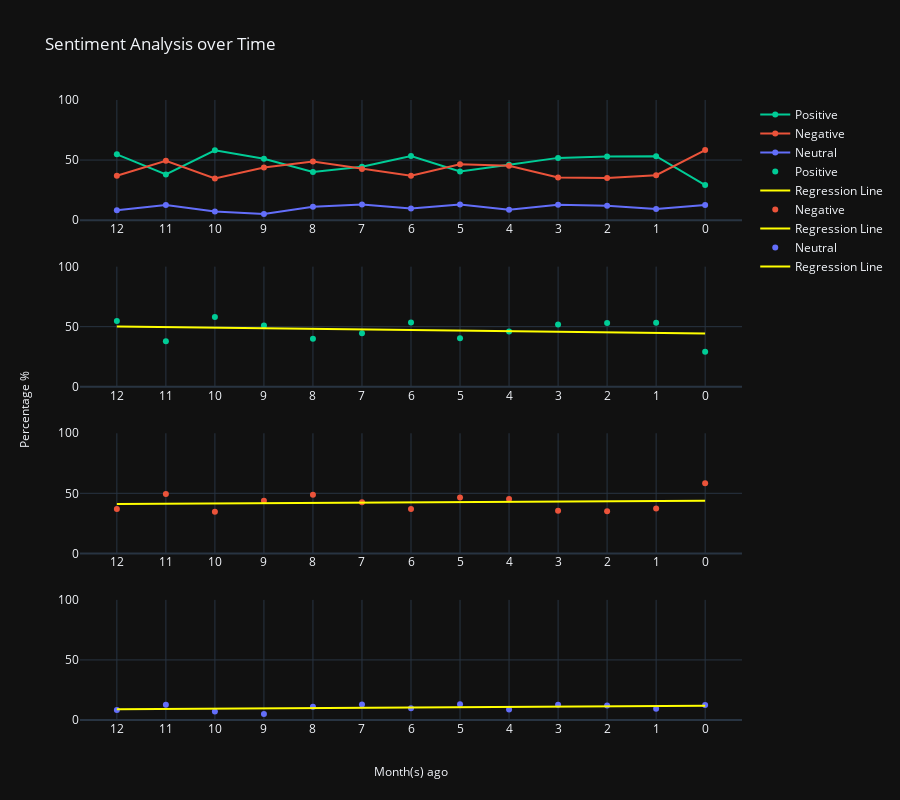

Notebook code cell kept with this figure:
### Markdown cell above
# Graph

### Code cell
import plotly.subplots as sp
import plotly.graph_objects as go

# Create subplots with 4 rows and 1 column
fig = sp.make_subplots(rows=4, cols=1)

# Add all figures
for trace in fig1.data:
    fig.add_trace(trace, row=1, col=1)
for trace in fig2.data:
    fig.add_trace(trace, row=2, col=1)
for trace in fig3.data:
    fig.add_trace(trace, row=3, col=1)
for trace in fig4.data:
    fig.add_trace(trace, row=4, col=1)

fig.update_yaxes(range=[0, 100])
fig.update_layout(title_text="Sentiment Analysis over Time", height=800)

fig.add_annotation(text="Month(s) ago", xref="paper", yref="paper", x=0.5, y=-0.1, showarrow=False)
fig.add_annotation(text="Percentage %", textangle=-90, xref="paper", yref="paper", x=-0.1, y=0.5, showarrow=False)

# Show the combined subplots
fig.show()

### Figure 1 — Plotly figure (JSON) as saved in the notebook; plotly's stock layout.template omitted (floating-point values rounded to 4 significant figures)
{"data": [{"hovertemplate": "%{text}<extra></extra>", "line": {"color": "#00cc96"}, "name": "Positive", "text": ["54.79%", "37.97%", "58.16%", "51.02%", "40.00%", "44.44%", "53.40%", "40.48%", "46.09%", "51.82%", "53.00%", "53.24%", "29.17%"], "x": ["12", "11", "10", "9", "8", "7", "6", "5", "4", "3", "2", "1", "0"], "y": [54.79, 37.97, 58.16, 51.02, 40.0, 44.44, 53.4, 40.48, 46.09, 51.82, 53.0, 53.24, 29.17], "type": "scatter", "xaxis": "x", "yaxis": "y"}, {"hovertemplate": "%{text}<extra></extra>", "line": {"color": "#eb533a"}, "name": "Negative", "text": ["36.97%", "49.37%", "34.69%", "43.88%", "48.89%", "42.59%", "36.89%", "46.43%", "45.22%", "35.45%", "35.00%", "37.41%", "58.33%"], "x": ["12", "11", "10", "9", "8", "7", "6", "5", "4", "3", "2", "1", "0"], "y": [36.97, 49.37, 34.69, 43.88, 48.89, 42.59, 36.89, 46.43, 45.22, 35.45, 35.0, 37.41, 58.33], "type": "scatter", "xaxis": "x", "yaxis": "y"}, {"hovertemplate": "%{text}<extra></extra>", "line": {"color": "#636efa"}, "name": "Neutral", "text": ["8.25%", "12.66%", "7.14%", "5.10%", "11.11%", "12.96%", "9.71%", "13.10%", "8.70%", "12.73%", "12.00%", "9.35%", "12.50%"], "x": ["12", "11", "10", "9", "8", "7", "6", "5", "4", "3", "2", "1", "0"], "y": [8.247, 12.66, 7.143, 5.102, 11.11, 12.96, 9.709, 13.1, 8.696, 12.73, 12.0, 9.353, 12.5], "type": "scatter", "xaxis": "x", "yaxis": "y"}, {"hovertemplate": "%{text}<extra></extra>", "marker": {"color": "#00cc96"}, "mode": "markers", "name": "Positive", "text": ["Y: 54.79%<br>Percent Change with previous month: 0%<br>Absolute Change with previous month: 0%", "Y: 37.97%<br>Percent Change with previous month: -30.69%<br>Absolute Change with previous month: -16.81%", "Y: 58.16%<br>Percent Change with previous month: +53.16%<br>Absolute Change with previous month: +20.19%", "Y: 51.02%<br>Percent Change with previous month: -12.28%<br>Absolute Change with previous month: -7.14%", "Y: 40.00%<br>Percent Change with previous month: -21.60%<br>Absolute Change with previous month: -11.02%", "Y: 44.44%<br>Percent Change with previous month: +11.11%<br>Absolute Change with previous month: +4.44%", "Y: 53.40%<br>Percent Change with previous month: +20.15%<br>Absolute Change with previous month: +8.95%", "Y: 40.48%<br>Percent Change with previous month: -24.20%<br>Absolute Change with previous month: -12.92%", "Y: 46.09%<br>Percent Change with previous month: +13.86%<br>Absolute Change with previous month: +5.61%", "Y: 51.82%<br>Percent Change with previous month: +12.44%<br>Absolute Change with previous month: +5.73%", "Y: 53.00%<br>Percent Change with previous month: +2.28%<br>Absolute Change with previous month: +1.18%", "Y: 53.24%<br>Percent Change with previous month: +0.45%<br>Absolute Change with previous month: +0.24%", "Y: 29.17%<br>Percent Change with previous month: -45.21%<br>Absolute Change with previous month: -24.07%"], "x": ["12", "11", "10", "9", "8", "7", "6", "5", "4", "3", "2", "1", "0"], "y": [54.79, 37.97, 58.16, 51.02, 40.0, 44.44, 53.4, 40.48, 46.09, 51.82, 53.0, 53.24, 29.17], "type": "scatter", "xaxis": "x2", "yaxis": "y2"}, {"hovertemplate": "%{text}<extra></extra>", "line": {"color": "yellow"}, "mode": "lines", "name": "Regression Line", "text": ["Percentage Change over the whole period: -5.77%", "Percentage Change over the whole period: -5.77%", "Percentage Change over the whole period: -5.77%", "Percentage Change over the whole period: -5.77%", "Percentage Change over the whole period: -5.77%", "Percentage Change over the whole period: -5.77%", "Percentage Change over the whole period: -5.77%", "Percentage Change over the whole period: -5.77%", "Percentage Change over the whole period: -5.77%", "Percentage Change over the whole period: -5.77%", "Percentage Change over the whole period: -5.77%", "Percentage Change over the whole period: -5.77%", "Percentage Change over the whole period: -5.77%"], "x": ["12", "11", "10", "9", "8", "7", "6", "5", "4", "3", "2", "1", "0"], "y": [50.08, 49.6, 49.12, 48.64, 48.16, 47.68, 47.2, 46.72, 46.24, 45.76, 45.28, 44.8, 44.31], "type": "scatter", "xaxis": "x2", "yaxis": "y2"}, {"hovertemplate": "%{text}<extra></extra>", "marker": {"color": "#eb533a"}, "mode": "markers", "name": "Negative", "text": ["Y: 36.97%<br>Percent Change with previous month: 0%<br>Absolute Change with previous month: 0%", "Y: 49.37%<br>Percent Change with previous month: +33.55%<br>Absolute Change with previous month: +12.40%", "Y: 34.69%<br>Percent Change with previous month: -29.72%<br>Absolute Change with previous month: -14.67%", "Y: 43.88%<br>Percent Change with previous month: +26.47%<br>Absolute Change with previous month: +9.18%", "Y: 48.89%<br>Percent Change with previous month: +11.42%<br>Absolute Change with previous month: +5.01%", "Y: 42.59%<br>Percent Change with previous month: -12.88%<br>Absolute Change with previous month: -6.30%", "Y: 36.89%<br>Percent Change with previous month: -13.38%<br>Absolute Change with previous month: -5.70%", "Y: 46.43%<br>Percent Change with previous month: +25.85%<br>Absolute Change with previous month: +9.54%", "Y: 45.22%<br>Percent Change with previous month: -2.61%<br>Absolute Change with previous month: -1.21%", "Y: 35.45%<br>Percent Change with previous month: -21.59%<br>Absolute Change with previous month: -9.76%", "Y: 35.00%<br>Percent Change with previous month: -1.28%<br>Absolute Change with previous month: -0.45%", "Y: 37.41%<br>Percent Change with previous month: +6.89%<br>Absolute Change with previous month: +2.41%", "Y: 58.33%<br>Percent Change with previous month: +55.93%<br>Absolute Change with previous month: +20.92%"], "x": ["12", "11", "10", "9", "8", "7", "6", "5", "4", "3", "2", "1", "0"], "y": [36.97, 49.37, 34.69, 43.88, 48.89, 42.59, 36.89, 46.43, 45.22, 35.45, 35.0, 37.41, 58.33], "type": "scatter", "xaxis": "x3", "yaxis": "y3"}, {"hovertemplate": "%{text}<extra></extra>", "line": {"color": "yellow"}, "mode": "lines", "name": "Regression Line", "text": ["Percentage Change over the whole period: +2.69%", "Percentage Change over the whole period: +2.69%", "Percentage Change over the whole period: +2.69%", "Percentage Change over the whole period: +2.69%", "Percentage Change over the whole period: +2.69%", "Percentage Change over the whole period: +2.69%", "Percentage Change over the whole period: +2.69%", "Percentage Change over the whole period: +2.69%", "Percentage Change over the whole period: +2.69%", "Percentage Change over the whole period: +2.69%", "Percentage Change over the whole period: +2.69%", "Percentage Change over the whole period: +2.69%", "Percentage Change over the whole period: +2.69%"], "x": ["12", "11", "10", "9", "8", "7", "6", "5", "4", "3", "2", "1", "0"], "y": [41.05, 41.27, 41.5, 41.72, 41.95, 42.17, 42.39, 42.62, 42.84, 43.07, 43.29, 43.52, 43.74], "type": "scatter", "xaxis": "x3", "yaxis": "y3"}, {"hovertemplate": "%{text}<extra></extra>", "marker": {"color": "#636efa"}, "mode": "markers", "name": "Neutral", "text": ["Y: 8.25%<br>Percent Change with previous month: 0%<br>Absolute Change with previous month: 0%", "Y: 12.66%<br>Percent Change with previous month: +53.48%<br>Absolute Change with previous month: +4.41%", "Y: 7.14%<br>Percent Change with previous month: -43.57%<br>Absolute Change with previous month: -5.52%", "Y: 5.10%<br>Percent Change with previous month: -28.57%<br>Absolute Change with previous month: -2.04%", "Y: 11.11%<br>Percent Change with previous month: +117.78%<br>Absolute Change with previous month: +6.01%", "Y: 12.96%<br>Percent Change with previous month: +16.67%<br>Absolute Change with previous month: +1.85%", "Y: 9.71%<br>Percent Change with previous month: -25.10%<br>Absolute Change with previous month: -3.25%", "Y: 13.10%<br>Percent Change with previous month: +34.88%<br>Absolute Change with previous month: +3.39%", "Y: 8.70%<br>Percent Change with previous month: -33.60%<br>Absolute Change with previous month: -4.40%", "Y: 12.73%<br>Percent Change with previous month: +46.36%<br>Absolute Change with previous month: +4.03%", "Y: 12.00%<br>Percent Change with previous month: -5.71%<br>Absolute Change with previous month: -0.73%", "Y: 9.35%<br>Percent Change with previous month: -22.06%<br>Absolute Change with previous month: -2.65%", "Y: 12.50%<br>Percent Change with previous month: +33.65%<br>Absolute Change with previous month: +3.15%"], "x": ["12", "11", "10", "9", "8", "7", "6", "5", "4", "3", "2", "1", "0"], "y": [8.247, 12.66, 7.143, 5.102, 11.11, 12.96, 9.709, 13.1, 8.696, 12.73, 12.0, 9.353, 12.5], "type": "scatter", "xaxis": "x4", "yaxis": "y4"}, {"hovertemplate": "%{text}<extra></extra>", "line": {"color": "yellow"}, "mode": "lines", "name": "Regression Line", "text": ["Percentage Change over the whole period: +3.07%", "Percentage Change over the whole period: +3.07%", "Percentage Change over the whole period: +3.07%", "Percentage Change over the whole period: +3.07%", "Percentage Change over the whole period: +3.07%", "Percentage Change over the whole period: +3.07%", "Percentage Change over the whole period: +3.07%", "Percentage Change over the whole period: +3.07%", "Percentage Change over the whole period: +3.07%", "Percentage Change over the whole period: +3.07%", "Percentage Change over the whole period: +3.07%", "Percentage Change over the whole period: +3.07%", "Percentage Change over the whole period: +3.07%"], "x": ["12", "11", "10", "9", "8", "7", "6", "5", "4", "3", "2", "1", "0"], "y": [8.872, 9.128, 9.384, 9.64, 9.896, 10.15, 10.41, 10.66, 10.92, 11.18, 11.43, 11.69, 11.94], "type": "scatter", "xaxis": "x4", "yaxis": "y4"}], "layout": {"xaxis": {"anchor": "y", "domain": [0.0, 1.0]}, "yaxis": {"anchor": "x", "domain": [0.8063, 1.0], "range": [0, 100]}, "xaxis2": {"anchor": "y2", "domain": [0.0, 1.0]}, "yaxis2": {"anchor": "x2", "domain": [0.5375, 0.7312], "range": [0, 100]}, "xaxis3": {"anchor": "y3", "domain": [0.0, 1.0]}, "yaxis3": {"anchor": "x3", "domain": [0.2687, 0.4625], "range": [0, 100]}, "xaxis4": {"anchor": "y4", "domain": [0.0, 1.0]}, "yaxis4": {"anchor": "x4", "domain": [0.0, 0.1938], "range": [0, 100]}, "title": {"text": "Sentiment Analysis over Time"}, "height": 800, "annotations": [{"showarrow": false, "text": "Month(s) ago", "x": 0.5, "xref": "paper", "y": -0.1, "yref": "paper"}, {"showarrow": false, "text": "Percentage %", "textangle": -90, "x": -0.1, "xref": "paper", "y": 0.5, "yref": "paper"}]}}
